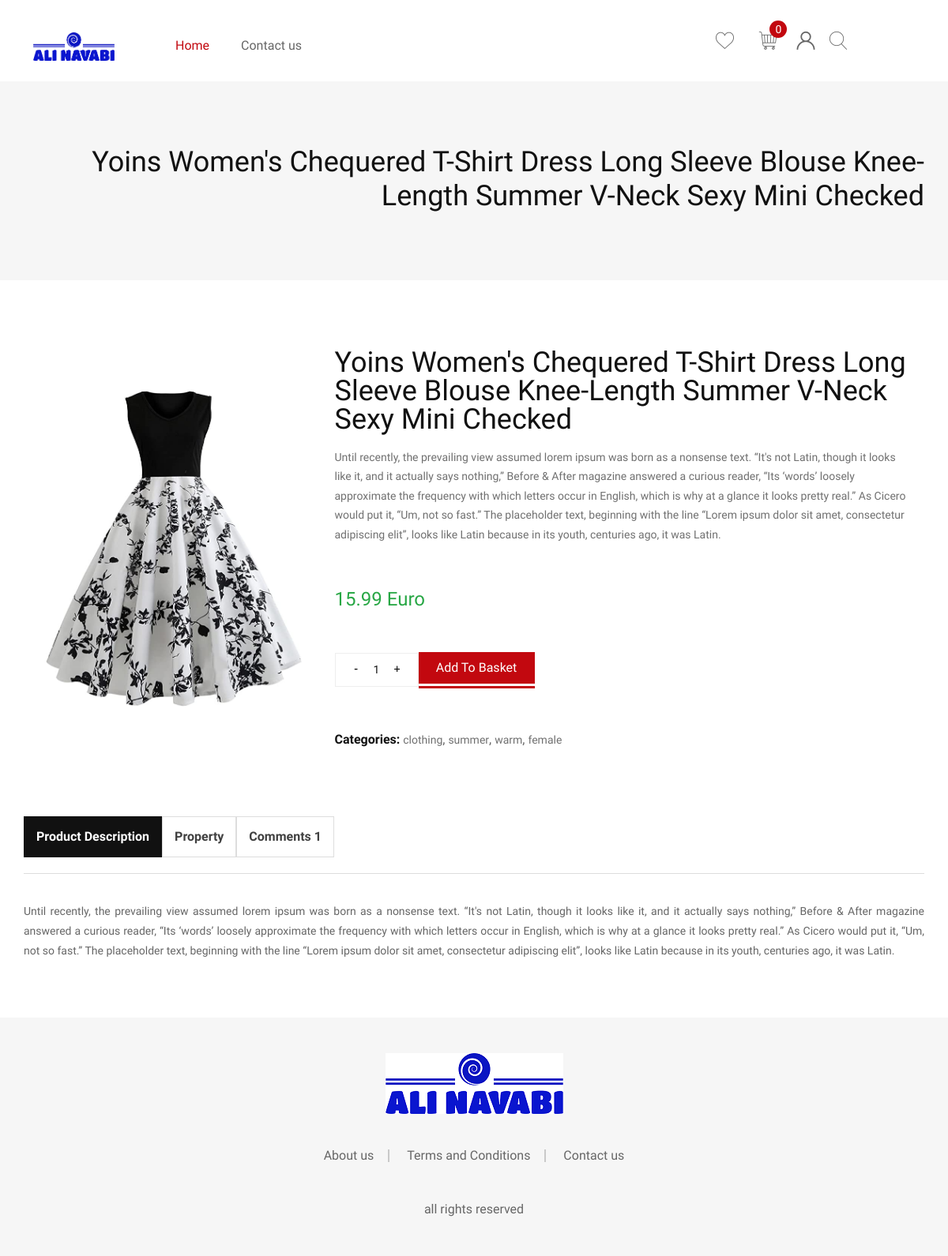
The page /products/1/ on the database as committed earlier.
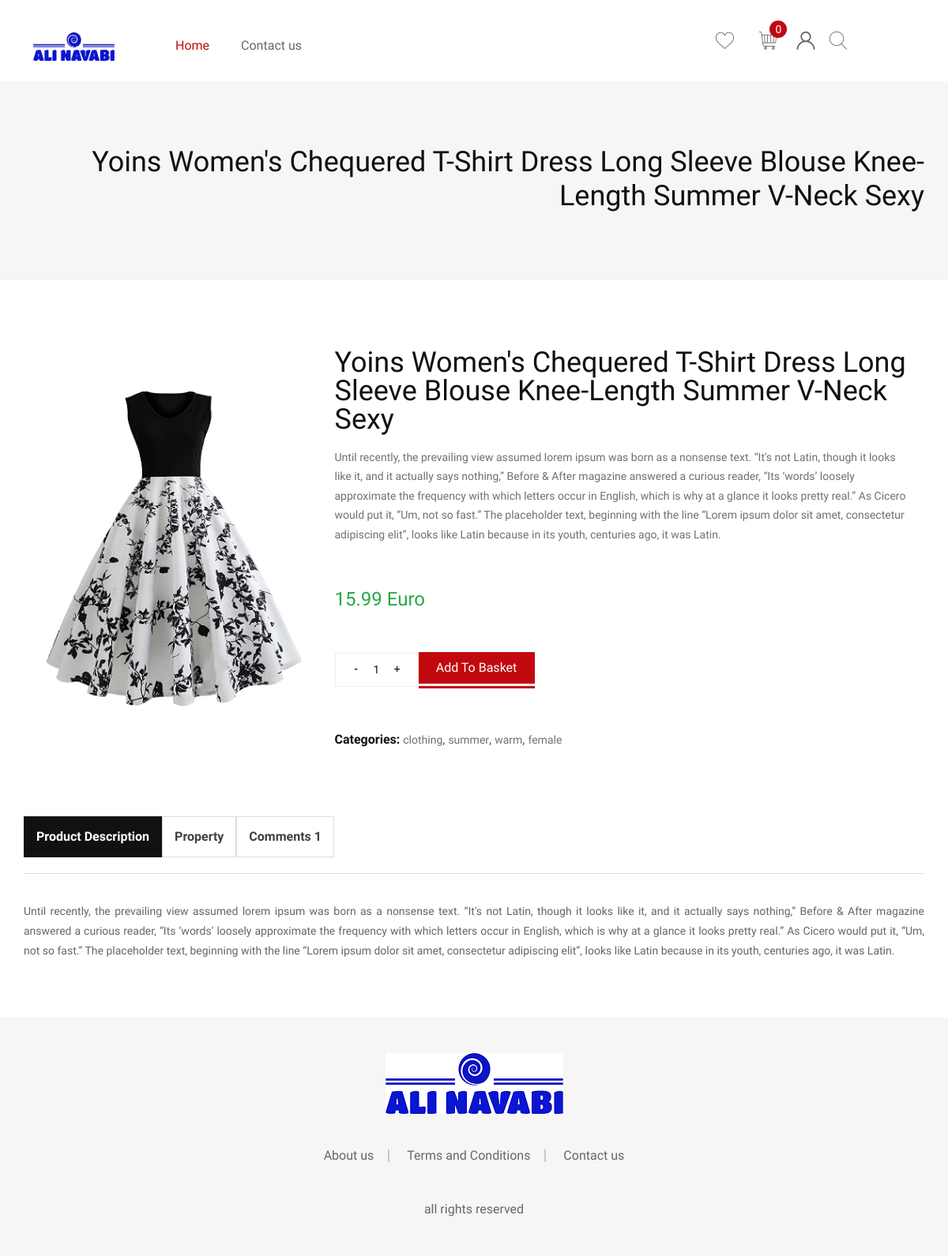
The same page on the database as committed later.
### products/models.py (models this page shows, shortened)
class Product(models.Model):
    title = models.CharField(max_length=100)
    description = models.TextField()
    price = models.DecimalField(max_digits=5, decimal_places=2)
    active = models.BooleanField(default=True)
    image = models.ImageField(verbose_name=_('Product_Image'), upload_to='product/product_cover', blank=True, )
    datetime_create = models.DateTimeField(auto_now_add=True)
    datetime_modified = models.DateTimeField(auto_now=True)

class Comment(models.Model):
    PRODUCT_STARS = [
        ('1', 'Very bad'),
        ('2', 'Bad'),
        ('3', 'Normal'),
        ('4', 'Good'),
        ('5', 'Perfect'),
    ]
    products = models.ForeignKey(Product, on_delete=models.CASCADE, related_name='comments', )
    author = models.ForeignKey(get_user_model(), on_delete=models.CASCADE, related_name='comments', )
    body = models.TextField(verbose_name=_('Comment text'))
    stars = models.CharField(max_length=10, choices=PRODUCT_STARS)
    datetime_create = models.DateTimeField(auto_now_add=True)
    datetime_modified = models.DateTimeField(auto_now=True)
    active = models.BooleanField(default=True)
    objects = models.Manager
    active_comments_manager = ActiveCommentManager()

### products/views.py (the view)
# urls.py: path('<int:pk>/', ProductDetailView.as_view(), name='product_detail'),
class ProductDetailView(generic.DetailView):
    model = Product
    template_name = 'products/product_detail.html'
    context_object_name = 'product'
    def get_context_data(self, **kwargs):
        context = super().get_context_data(**kwargs)
        context['comment_form'] = CommentForm()
        return context

### products/forms.py
class CommentForm(forms.ModelForm):
    class Meta:
        model = Comment
        fields = ['body', 'stars', ]

### cart/cart.py (called while the page is built)
    def __len__(self):
        return sum(item['quantity'] for item in self.cart.values())

    def get_total_price(self):
        product_ids = self.cart.keys()
        return sum(item['quantity'] * item['product_obj'].price for item in self.cart.values())

### cart/context_processors.py (called while the page is built)
def cart(request):
    return {'cart': Cart(request)}

### products/models.py (called while the page is built)
    def get_queryset(self):
        return super(ActiveCommentManager, self).get_queryset().filter(active=True)

### products/templatetags/comment_tags.py (called while the page is built)
@register.filter
def only_active_comments(comments):
    return comments.filter(active=True)

### products/templates/products/product_detail.html (shortened to what the changed rows need)
{% extends '__base.html' %}
{% load static %}
{% load  i18n %}
{% load crispy_forms_tags %}
{% load comment_tags %}
{% block content %}
    <body dir='ltr'>
    <div class="wrapper">
    {% include 'top_header.html' with header_name=product.title %}
        <div class="main-content-wrapper">
            <div class="page-content-inner ptb--80">
                <div class="container">
                    <div class="row no-gutters mb--80">
                        <div class="col-12 col-sm-4 product-main-image d-flex align-content-center">
                            {% if product.image.url  %}
                                <img class="m-auto" style="max-height: 400px;" src="{{ product.image.url }}" alt="">
                            {% endif %}
                        </div>
                        <div class="col-12 col-sm-8 product-main-details mt-md--50">
                            <div class="product-summary pl-lg--30 pl-md--0 text-left p-4">
                                <h3 class="product-title mb--20">{{ product.title }}</h3>
                                <p class="product-short-description mb--20">
                                    {{ product.description }}
                                </p>
                                <div class="my-5 py-5 product-price-wrapper mb--25">
                                    <span class="money text-success">{{ product.price }} {% trans 'Euro' %}</span>
                                </div>
                                <div class="product-action d-flex align-items-sm-center align-content-center mb--30">
                                    <form action="{% url 'cart:cart_add' product.id %}" method="POST">
                                    </form>
                                </div>
                                <div class="product-footer-meta mt-5 pt-5">
                                    <p><span class="m-0">{% trans 'categories' %}:</span>
                                    </p>
                                </div>
                            </div>
                        </div>
                    </div>
                    <div class="row justify-content-center">
                        <div class="col-12">
                            <div class="product-data-tab tab-style-3">
                                <div class="nav nav-tabs product-data-tab__head" id="product-tab" role="tablist">
                                    <a class="m-0 product-data-tab__link nav-link" id="nav-reviews-tab"
                                       data-toggle="tab" href="#nav-reviews" role="tab" aria-selected="true">
                                        <span>{% trans 'Comments' %} {{ product.comments.all|only_active_comments|length }}</span>
                                    </a>
                                </div>
                                <div class="tab-content product-data-tab__content" id="product-tabContent">
                                    <div class="tab-pane fade show active" id="nav-description" role="tabpanel"
                                         aria-labelledby="nav-description-tab">
                                        <div class="product-description text-justify">
                                            <p>{{ product.description }}</p>
                                        </div>
                                    </div>
                                </div>
                            </div>
                        </div>
                    </div>
                </div>
            </div>
        </div>
    </div>
    </body>
{% endblock %}

### products/templates/top_header.html
{% load i18n %}
<div class="breadcrumb-area bg-color ptb--90" data-bg-color="#f6f6f6">
    <div class="container">
        <div class="row">
            <div class="col-12">
                <div class="d-flex justify-content-between align-items-center flex-sm-row flex-column">
                    <h1 class="page-title">{{ header_name }}</h1>
                </div>
            </div>
        </div>
    </div>
</div>

Rows that differ between the two databases and show on the page:
changed Product id 1: title "Yoins Women's Chequered T-Shirt Dress Long Sleeve Blouse Knee-Length Summer V-Neck Sexy Mini Checked" → "Yoins Women's Chequered T-Shirt Dress Long Sleeve Blouse Knee-Length Summer V-Neck Sexy"
